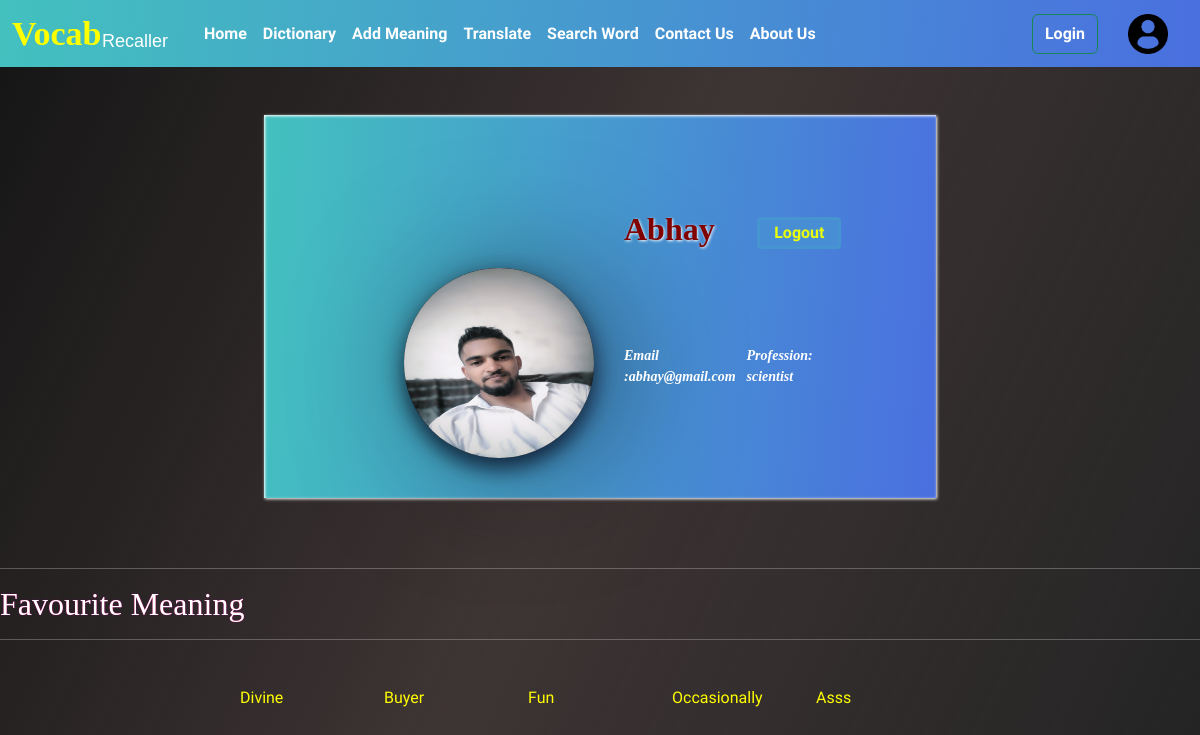
/profile/ (signed in), run on the app's committed database.
### Profile/models.py (models this page shows, shortened)
class Profile_info(models.Model):
    username= models.CharField(max_length=60)
    img= models.ImageField(upload_to="profileImage/",default="profile.png")
    profession= models.CharField(max_length=60)

### dict/models.py (models this page shows)
class FavDictMean(models.Model):
    username=models.CharField( max_length=50)
    favMean=models.CharField( max_length=50)
    def __str__(self):
        return  self.username

### Profile/views.py (the view)
# urls.py: path('profile/', views.profile ),
def profile(request):
    print(request.user.is_authenticated)
    if request.user.is_authenticated:
        context={}
        c=Profile_info.objects.get(username=request.user)
        context['username']=c.username
        context['img']=c.img.url
        context['profession']=c.profession
        c=User.objects.get(username=request.user)
        context['email']=c.email
        c=FavDictMean.objects.filter(username=request.user)
        print(c)
        context['FavMean']=[i.favMean for i in c]
        return   render(request, 'Profile.html',context={"profile_info":context})
    else:
        return HttpResponseRedirect('/login/')

### templates/Profile.html (shortened to what this page needs)
{% extends "index.html" %}
{% block content %}
<br>
<br>
<div class="userDetailProfile">
    <div class="left">
        <img src={{profile_info.img}} alt="userImg" class="userimg">
    </div>
    <div class="middle">
            <div class="rowProfile"> <h1 class="userName" >{{profile_info.username}} </h1>  <a href="/logout" style="border-radius: 4px;padding: 1px 14px; border: 3px solid #4694d0;color: #eaff0c;background: #488ed4;" class="boldtext">Logout  </a>   </div>
            <div class="rowProfile">
            <p class="userEmail"> Email :{{profile_info.email}}  </p>
            <p class="userAge boldtext">Profession: {{profile_info.profession}}  </p>
          </div>
          </div>
    </div>
    <hr>
    <h1 class="userName">Favourite Meaning</h1>
    <hr>
<div class="container_FavWord"  >
{% for i  in profile_info.FavMean %}
<p class="Favword00 {{i}}">{{i}}</p>
{% endfor %}
</div>
{% endblock %}

### templates/index.html (shortened to what this page needs)
{%load static%}
<!DOCTYPE html>
<html>
<head>
    <link rel="stylesheet" href="https://cdnjs.cloudflare.com/ajax/libs/font-awesome/4.7.0/css/font-awesome.min.css">
    <link rel="stylesheet" href="path/to/font-awesome/css/font-awesome.min.css">
    <link rel="stylesheet" href="{% static '/bootstrap.min.css' %}">
</head>
<body>
    <nav class="navbar navbar-expand-lg ">
        <div class="container-fluid">
            <a class="navbar-brand" href="/">Vocab <span class="minsize">Recaller </span> </a>
            <div class="collapse navbar-collapse" id="navbarSupportedContent">
                <ul class="navbar-nav me-auto mb-2 mb-lg-0">
                    <li class="nav-item">
                        <a class="nav-link active" aria-current="page" href="/">Home</a>
                    </li>
                    <li class="nav-item">
                        <a class="nav-link" href="/show_dict">dictionary</a>
                    </li>
                    <li class="nav-item">
                        <a class="nav-link" href="/dict">add meaning</a>
                    </li>
                    <li class="nav-item">
                        <a class="nav-link" href="/translate">Translate</a>
                    </li>
                    <li class="nav-item">
                        <a class="nav-link" href="/#abhay">Search Word</a>
                    </li>
                    <li class="nav-item">
                        <a class="nav-link" href="/contact">Contact Us </a>
                    </li>
                    <li class="nav-item">
                        <a class="nav-link" href="/about">About Us </a>
                    </li>
                </ul>
                <div class="d-flex" role="search">
                          <button class="btn btn-outline-success" type="submit" id="LoginTransfer"> <a href="/login">Login</a></button>
                 <div class="ProfileLinkImage" >
                     <a href="/profile/"> <img src="{% static '/profileuser.png' %}"  alt=""></a>
                 </div>
                </div>
            </div>
        </div>
    </nav>
    {%block content%} {% endblock %}
</body>
</html>

### templates/index.html (style rules this page uses)
:root { --BgPrimary: linear-gradient(95.25deg,#41d9b5 -29.38%,#4a6ee0 101.43%);; --BgSecondary: white; --textShadowPrimary: 0 0 1px #FF0000, 0 0 1px #0000FF; --textShadowSecondary: 0 0 1px #ffffff, 0 0 1px #ffffff; --colorPrimary: #4444f4; --colorSecondary: #000; --colortertiary: #fff; --colorFourth:#fb641b; --boxShadawPrimary: rgb(17 17 26 / 54%) 19px 7px 124px, rgb(17 17 26 / 27%) 0px 1px 24px, rgb(0 2 26 / 63%) 0px 11px 20px; --boxShadawSecondary: rgba(0, 0, 0, 0.25) 0px 54px 55px, rgba(0, 0, 0, 0.12) 0px -12px 30px, rgba(0, 0, 0, 0.12) 0px 4px 6px, rgba(0, 0, 0, 0.17) 0px 12px 13px, rgba(0, 0, 0, 0.09) 0px -3px 5px; --logoColor: #fb641b; --colorHover:rgb(170, 170, 170); }
body { background: linear-gradient(295deg, #000000db, #3a3030fa, #010101eb); color: white; font-family: 'Chakra Petch', sans-serif; }
nav { height: 67px; text-transform: capitalize; font-weight: bolder; }
.navbar { background:var(--BgPrimary) }
.btn { height: 40px; margin: 30px; }
img { height: 40px; width: 40px; }
li a { color: white !important; }
span { color: green; font-weight: 400; font-size: 21px; }
a { text-decoration: none; }
.ProfileLinkImage { display: flex; align-items: center; margin-right: 20px; }
#LoginTransfer a { color: white; }
.navbar-brand { font-family: cursive; color: yellow; font-size: 34px; margin-right: 20px; }
.navbar-brand .minsize { font-family:'Lucida Sans', 'Lucida Sans Regular', 'Lucida Grande', 'Lucida Sans Unicode', Geneva, Verdana, sans-serif; color: rgb(255, 255, 255); font-size: 18px; position: relative; left: -8px; top: 2px; }
.userDetailProfile { display: flex; width: 56%; justify-content: space-between; align-self: center; height: 200px; margin: auto; margin-bottom: 70px; padding: 40px; box-shadow: var(--boxShadawSecondary); }
.userDetailProfile .left { width: 250px; display: flex; align-items: center; justify-content: center; height: 100%; margin: 0; }
.userDetailProfile .left img { background: rgb(0, 0, 0); width: 190px; border-radius: 50%; height: 190px; box-shadow: var(--boxShadawPrimary); margin: 0; }
.rowProfile { display: flex; justify-content: space-between; align-items: center; }
.userDetailProfile .middle { width: -webkit-fill-available; padding: 10px 30px; display: flex; justify-content: space-around; flex-direction: column; }
.userDetailProfile .middle p { font-family: cursive; font-style: italic; font-size: 14px; }
.userName { font-family: cursive; text-shadow: var(--textShadowPrimary); font-size: 32px; }
.boldtext { font-size: 16px; font-weight: 600; }
.userDetailProfile .left { display: flex; justify-content: flex-start; flex-direction: column; margin-top: 113px; margin-left: 100px; }
button { color:white !important; font-weight: 700 !important; }

### templates/Profile.html (style rules this page uses)
.userDetailProfile { display: flex; width: 56%; justify-content: space-between; align-self: center; height: auto; background: var(--BgPrimary); margin: auto; color: white; margin-bottom: 70px; padding: 40px; box-shadow: inset 1px 1px 3px white, 1px 1px 3px white; font-weight: 600; }
.userDetailProfile h1 { color: maroon; text-transform: capitalize; text-shadow: 1px 1px 3px white; font-weight:bolder; }
.container_FavWord { width: 80%; height: fit-content; padding: 30px 0px; display: flex; justify-content: center; margin: auto; flex-wrap: wrap; }
.container_FavWord p { width: 15%; color: yellow; text-transform: capitalize; }

### data on the page
Profile_info: username "Abhay", profession "scientist"
FavDictMean: FavMean "Divine"
FavDictMean: FavMean "Buyer"
FavDictMean: FavMean "Fun"
FavDictMean: FavMean "Occasionally"
FavDictMean: FavMean "Asss"

### other printed values
{{ profile_info.email }} "abhay@gmail.com"
